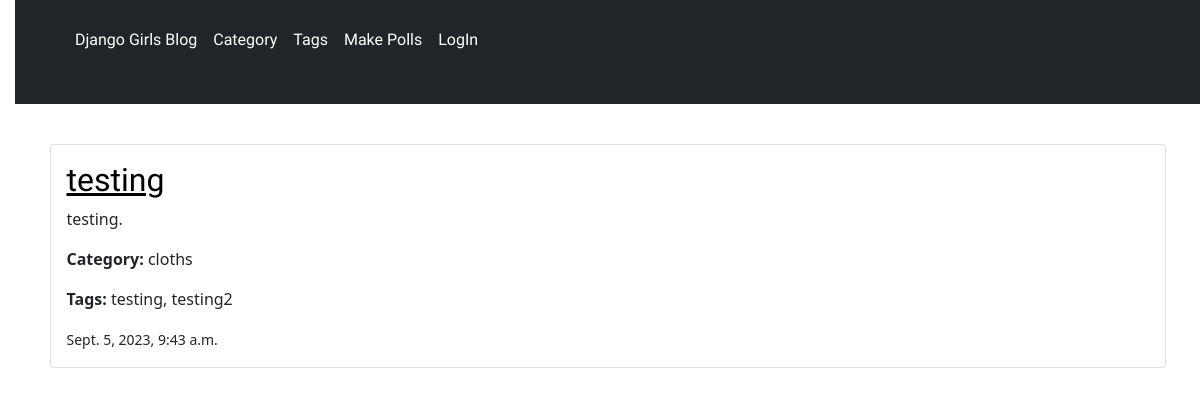
/categories/2/post_by_categories/, run on an earlier commit of the app's database.
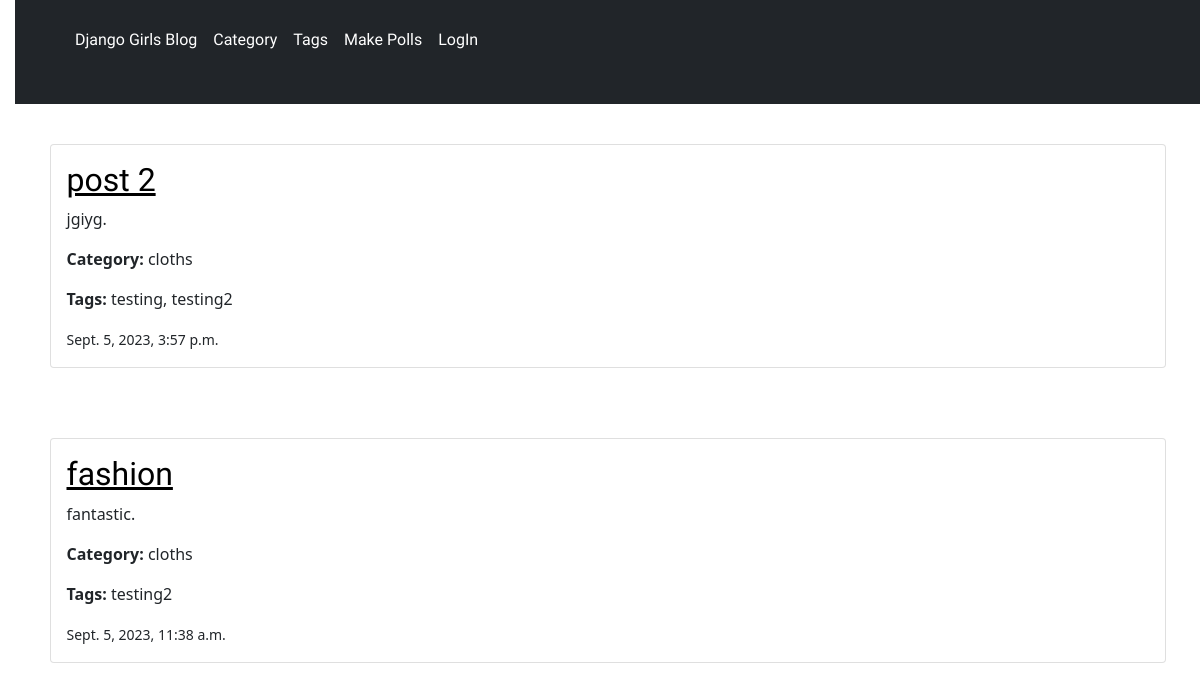
And on a later commit of the database.
### blog/models.py (models this page shows, shortened)
class Post(models.Model):
    author = models.ForeignKey(User, on_delete=models.CASCADE)
    category = models.ForeignKey(Category, on_delete=models.CASCADE)
    tags = models.ManyToManyField(Tag)
    title = models.CharField(max_length=200)
    text = models.TextField()
    feature_img = models.ImageField(upload_to='post/feture',blank=True, null=True)
    thumbnail_img = models.ImageField(upload_to='post/thumbnail',blank=True, null=True)
    slug = AutoSlugField(populate_from='title', unique=True, default=None, null=True)
    created_date = models.DateTimeField(default=timezone.now)
    published_date = models.DateTimeField(blank=True, null=True)
    class Meta:
        ordering = ['-created_date',]

class Category(models.Model):
    name = models.CharField(max_length=60)
    desc = models.TextField()
    image = models.ImageField(upload_to='cat')
    slug = AutoSlugField(populate_from='name', unique=True, default=None, null=True)

class Tag(models.Model):
    name = models.CharField(max_length=60)
    desc = models.TextField()
    image = models.ImageField(upload_to='cat')
    def __str__(self):
        return self.name

### blog/views.py (the view)
# urls.py: path('categories/<int:pk>/post_by_categories/', views.category_wise_post, name='category_wise_post'),
def category_wise_post(request, pk):
    category = Category.objects.get(pk=pk)
    post_list = Post.objects.filter(category=category)
    return render(request, 'blog/category_wise_post.html', {'post_list': post_list})

### blog/templates/blog/category_wise_post.html
{% extends 'blog/base.html' %}
{% block content %}
    {% for post in post_list %}
        <article class="post">
            <div class="card mb-3">
                <div class="card-body">
                <h2  class="card-title"><a href="{% url 'post_detail' slug=post.slug %}">{{ post.title }}</a></h2>
                <p class="card-text">{{ post.text|linebreaksbr }}.</p>
                <p><strong>Category:</strong> {{ post.category.name }}</p>
                <p><strong>Tags:</strong> {{ post.tags.all|join:", " }}</p>
                <p class="card-text"><small class="text-body-secondary">{{ post.published_date }}</small></p>
            </div>
        </div>
        </article>
    {% endfor %}
{% endblock %}

What changed in the data, as far as the page shows it:
removed Post: title "testing", text "testing", category.name "cloths", tags.all "testing, testing2", published_date "Sept. 5, 2023, 9:43 a.m."
added Post: title "post 2", text "jgiyg", category.name "cloths", tags.all "testing, testing2", published_date "Sept. 5, 2023, 3:57 p.m."
added Post: title "fashion", text "fantastic", category.name "cloths", tags.all "testing2", published_date "Sept. 5, 2023, 11:38 a.m."
